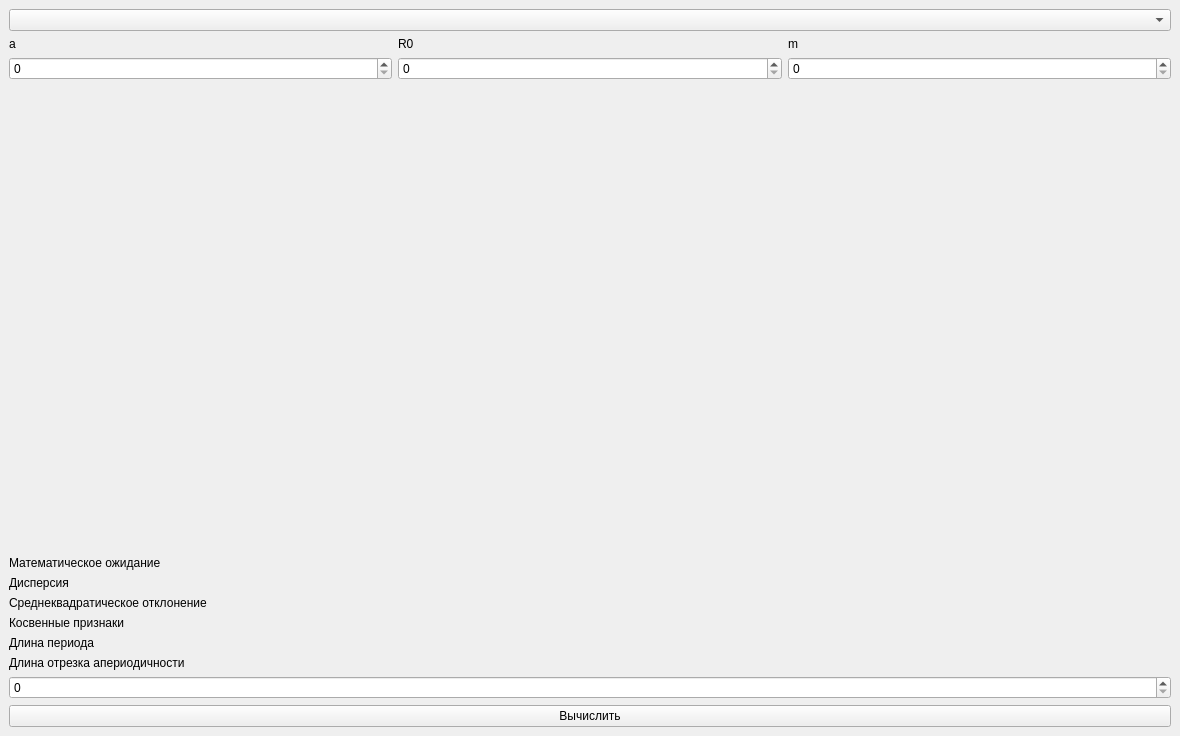
<?xml version="1.0" encoding="UTF-8"?>
<ui version="4.0">
 <class>MainWindow</class>
 <widget class="QMainWindow" name="MainWindow">
  <property name="geometry">
   <rect>
    <x>0</x>
    <y>0</y>
    <width>1180</width>
    <height>736</height>
   </rect>
  </property>
  <property name="windowTitle">
   <string>MainWindow</string>
  </property>
  <widget class="QWidget" name="centralwidget">
   <property name="layoutDirection">
    <enum>Qt::LeftToRight</enum>
   </property>
   <layout class="QVBoxLayout" name="verticalLayout">
    <item>
     <widget class="QComboBox" name="chooseComboBox"/>
    </item>
    <item>
     <layout class="QGridLayout" name="inputLayout">
      <property name="sizeConstraint">
       <enum>QLayout::SetDefaultConstraint</enum>
      </property>
      <item row="0" column="0">
       <widget class="QLabel" name="multiplierLabel">
        <property name="sizePolicy">
         <sizepolicy hsizetype="Expanding" vsizetype="Maximum">
          <horstretch>0</horstretch>
          <verstretch>0</verstretch>
         </sizepolicy>
        </property>
        <property name="text">
         <string>a</string>
        </property>
       </widget>
      </item>
      <item row="1" column="2">
       <widget class="QSpinBox" name="moduleSpinBox">
        <property name="sizePolicy">
         <sizepolicy hsizetype="Expanding" vsizetype="Maximum">
          <horstretch>0</horstretch>
          <verstretch>0</verstretch>
         </sizepolicy>
        </property>
        <property name="maximum">
         <number>2000000</number>
        </property>
       </widget>
      </item>
      <item row="1" column="0">
       <widget class="QSpinBox" name="multiplierSpinBox">
        <property name="sizePolicy">
         <sizepolicy hsizetype="Expanding" vsizetype="Maximum">
          <horstretch>0</horstretch>
          <verstretch>0</verstretch>
         </sizepolicy>
        </property>
        <property name="maximum">
         <number>2000000</number>
        </property>
       </widget>
      </item>
      <item row="0" column="1">
       <widget class="QLabel" name="startValueLabel">
        <property name="sizePolicy">
         <sizepolicy hsizetype="Expanding" vsizetype="Maximum">
          <horstretch>0</horstretch>
          <verstretch>0</verstretch>
         </sizepolicy>
        </property>
        <property name="text">
         <string>R0</string>
        </property>
       </widget>
      </item>
      <item row="1" column="1">
       <widget class="QSpinBox" name="startValueSpinBox">
        <property name="sizePolicy">
         <sizepolicy hsizetype="Expanding" vsizetype="Maximum">
          <horstretch>0</horstretch>
          <verstretch>0</verstretch>
         </sizepolicy>
        </property>
        <property name="maximum">
         <number>2000000</number>
        </property>
       </widget>
      </item>
      <item row="0" column="2">
       <widget class="QLabel" name="moduleLabel">
        <property name="sizePolicy">
         <sizepolicy hsizetype="Expanding" vsizetype="Maximum">
          <horstretch>0</horstretch>
          <verstretch>0</verstretch>
         </sizepolicy>
        </property>
        <property name="text">
         <string>m</string>
        </property>
       </widget>
      </item>
     </layout>
    </item>
    <item>
     <widget class="QCustomPlot" name="barChart" native="true">
      <property name="sizePolicy">
       <sizepolicy hsizetype="Preferred" vsizetype="Expanding">
        <horstretch>0</horstretch>
        <verstretch>0</verstretch>
       </sizepolicy>
      </property>
     </widget>
    </item>
    <item>
     <layout class="QGridLayout" name="resultLayout">
      <item row="4" column="0">
       <widget class="QLabel" name="periodLengthLabel">
        <property name="text">
         <string>Длина периода</string>
        </property>
       </widget>
      </item>
      <item row="1" column="0">
       <widget class="QLabel" name="dispersionLabel">
        <property name="sizePolicy">
         <sizepolicy hsizetype="Expanding" vsizetype="Preferred">
          <horstretch>0</horstretch>
          <verstretch>0</verstretch>
         </sizepolicy>
        </property>
        <property name="text">
         <string>Дисперсия</string>
        </property>
       </widget>
      </item>
      <item row="3" column="0">
       <widget class="QLabel" name="inderectSignsLabel">
        <property name="text">
         <string>Косвенные признаки</string>
        </property>
       </widget>
      </item>
      <item row="5" column="0">
       <widget class="QLabel" name="aperiodicitySectionLabel">
        <property name="text">
         <string>Длина отрезка апериодичности</string>
        </property>
       </widget>
      </item>
      <item row="2" column="1">
       <widget class="QLabel" name="standardDeviationOutputLabel">
        <property name="sizePolicy">
         <sizepolicy hsizetype="Expanding" vsizetype="Preferred">
          <horstretch>0</horstretch>
          <verstretch>0</verstretch>
         </sizepolicy>
        </property>
        <property name="text">
         <string/>
        </property>
       </widget>
      </item>
      <item row="5" column="1">
       <widget class="QLabel" name="aperiodicitySectionOutputLabel">
        <property name="sizePolicy">
         <sizepolicy hsizetype="Expanding" vsizetype="Preferred">
          <horstretch>0</horstretch>
          <verstretch>0</verstretch>
         </sizepolicy>
        </property>
        <property name="text">
         <string/>
        </property>
       </widget>
      </item>
      <item row="3" column="1">
       <widget class="QLabel" name="inderectSignsOutputLabel">
        <property name="sizePolicy">
         <sizepolicy hsizetype="Expanding" vsizetype="Preferred">
          <horstretch>0</horstretch>
          <verstretch>0</verstretch>
         </sizepolicy>
        </property>
        <property name="text">
         <string/>
        </property>
       </widget>
      </item>
      <item row="0" column="0">
       <widget class="QLabel" name="expectedValueLabel">
        <property name="sizePolicy">
         <sizepolicy hsizetype="Expanding" vsizetype="Preferred">
          <horstretch>0</horstretch>
          <verstretch>0</verstretch>
         </sizepolicy>
        </property>
        <property name="text">
         <string>Математическое ожидание</string>
        </property>
       </widget>
      </item>
      <item row="0" column="1">
       <widget class="QLabel" name="expectedValueOutputLabel">
        <property name="sizePolicy">
         <sizepolicy hsizetype="Expanding" vsizetype="Preferred">
          <horstretch>0</horstretch>
          <verstretch>0</verstretch>
         </sizepolicy>
        </property>
        <property name="text">
         <string/>
        </property>
       </widget>
      </item>
      <item row="1" column="1">
       <widget class="QLabel" name="dispersionOutputLabel">
        <property name="sizePolicy">
         <sizepolicy hsizetype="Expanding" vsizetype="Preferred">
          <horstretch>0</horstretch>
          <verstretch>0</verstretch>
         </sizepolicy>
        </property>
        <property name="text">
         <string/>
        </property>
       </widget>
      </item>
      <item row="4" column="1">
       <widget class="QLabel" name="periodLengthOutputLabel">
        <property name="sizePolicy">
         <sizepolicy hsizetype="Expanding" vsizetype="Preferred">
          <horstretch>0</horstretch>
          <verstretch>0</verstretch>
         </sizepolicy>
        </property>
        <property name="text">
         <string/>
        </property>
       </widget>
      </item>
      <item row="2" column="0">
       <widget class="QLabel" name="standardDeviationLabel">
        <property name="sizePolicy">
         <sizepolicy hsizetype="Expanding" vsizetype="Preferred">
          <horstretch>0</horstretch>
          <verstretch>0</verstretch>
         </sizepolicy>
        </property>
        <property name="text">
         <string>Среднеквадратическое отклонение</string>
        </property>
       </widget>
      </item>
     </layout>
    </item>
    <item>
     <widget class="QSpinBox" name="countSpinBox">
      <property name="maximum">
       <number>2147483647</number>
      </property>
     </widget>
    </item>
    <item>
     <widget class="QPushButton" name="calculateButton">
      <property name="text">
       <string>Вычислить</string>
      </property>
     </widget>
    </item>
   </layout>
  </widget>
 </widget>
 <customwidgets>
  <customwidget>
   <class>QCustomPlot</class>
   <extends>QWidget</extends>
   <header>qcustomplot.h</header>
   <container>1</container>
  </customwidget>
 </customwidgets>
 <resources/>
 <connections/>
</ui>
